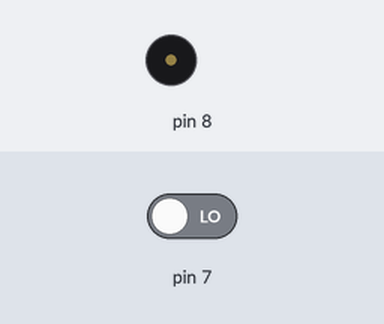
Simulated run of this sketch. Board: Arduino Uno, built with avr-gcc and run on an emulated ATmega328P. Shown: buzzer (waves = sounding). The test bench sets the inputs (shaded band); at power-on: pin 7 LOW. What the sketch prints to the serial monitor is not drawn.

Above: at 1.2 s.
1.3 s: pin 7 driven HIGH
At 1.7 s:
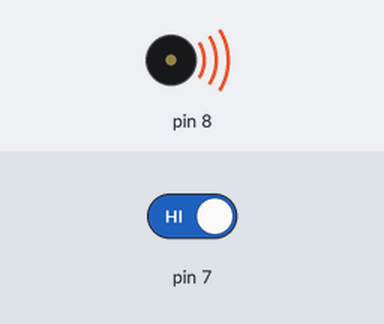
2.8 s: pin 7 driven LOW
At 4.0 s:
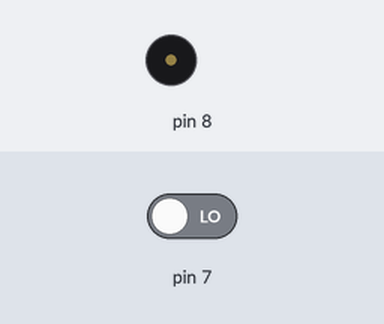
Timing chart, 0 to 5.8 s (numbered marks = the images above; inputs shaded):
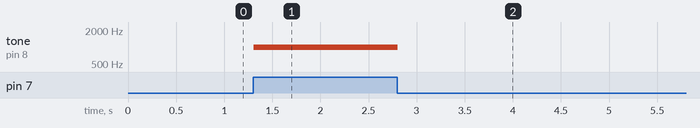

The sketch:

water.ino
```cpp
int val=0;
void setup() {
  // put your setup code here, to run once:
pinMode(7, INPUT);
Serial.begin(9600);

}

void loop() {

  val= digitalRead(7);
  Serial.println(val);
  if(val == HIGH)
  {
    tone(8,1000);
  }
  else
  {
    noTone(8);
  }


  // put your main code here, to run repeatedly:

}
```

Measured:
- after the input at 1.3 s, tone on pin 8: silent → 1000 Hz at once
- after the input at 2.8 s, tone on pin 8: 1000 Hz → silent at once
